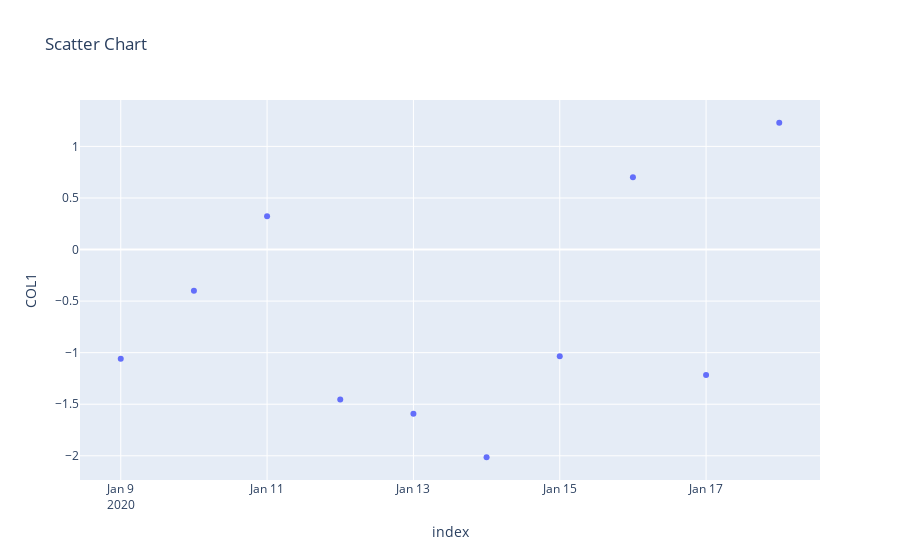

The cell this chart's notebook holds for it:
### Code cell
# Scatter chart
fig = px.scatter(df, x=df.index, y='COL1', title='Scatter Chart') 
fig.show()

### Figure 1 — Plotly figure (JSON) as saved in the notebook; plotly's stock layout.template omitted (floating-point values rounded to 4 significant figures)
{"data": [{"hovertemplate": "index=%{x}<br>COL1=%{y}<extra></extra>", "legendgroup": "", "marker": {"color": "#636efa", "symbol": "circle"}, "mode": "markers", "name": "", "orientation": "v", "showlegend": false, "type": "scatter", "x": ["2020-01-09T00:00:00", "2020-01-10T00:00:00", "2020-01-11T00:00:00", "2020-01-12T00:00:00", "2020-01-13T00:00:00", "2020-01-14T00:00:00", "2020-01-15T00:00:00", "2020-01-16T00:00:00", "2020-01-17T00:00:00", "2020-01-18T00:00:00"], "xaxis": "x", "y": [-1.06, -0.3998, 0.3225, -1.454, -1.592, -2.014, -1.035, 0.7007, -1.217, 1.229], "yaxis": "y"}], "layout": {"legend": {"tracegroupgap": 0}, "title": {"text": "Scatter Chart"}, "xaxis": {"anchor": "y", "domain": [0, 1], "title": {"text": "index"}}, "yaxis": {"anchor": "x", "domain": [0, 1], "title": {"text": "COL1"}}}}
